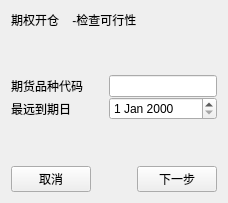
          <widget class="QWidget" name="open_check_feasibility_page">
           <layout class="QVBoxLayout" name="verticalLayout_8">
            <item>
             <widget class="QLabel" name="label">
              <property name="sizePolicy">
               <sizepolicy hsizetype="Preferred" vsizetype="Fixed">
                <horstretch>0</horstretch>
                <verstretch>0</verstretch>
               </sizepolicy>
              </property>
              <property name="text">
               <string>期权开仓    -检查可行性</string>
              </property>
             </widget>
            </item>
            <item>
             <spacer name="verticalSpacer_2">
              <property name="orientation">
               <enum>Qt::Vertical</enum>
              </property>
              <property name="sizeHint" stdset="0">
               <size>
                <width>20</width>
                <height>40</height>
               </size>
              </property>
             </spacer>
            </item>
            <item>
             <layout class="QGridLayout" name="gridLayout_3">
              <property name="verticalSpacing">
               <number>0</number>
              </property>
              <item row="0" column="0">
               <widget class="QLabel" name="label_5">
                <property name="text">
                 <string>期货品种代码</string>
                </property>
               </widget>
              </item>
              <item row="1" column="0">
               <widget class="QLabel" name="label_8">
                <property name="text">
                 <string>最远到期日</string>
                </property>
               </widget>
              </item>
              <item row="0" column="1">
               <widget class="QLineEdit" name="fvcode_lineEdit">
                <property name="sizePolicy">
                 <sizepolicy hsizetype="Fixed" vsizetype="Fixed">
                  <horstretch>0</horstretch>
                  <verstretch>0</verstretch>
                 </sizepolicy>
                </property>
               </widget>
              </item>
              <item row="1" column="1">
               <widget class="QDateEdit" name="furthest_date_due_dateEdit"/>
              </item>
             </layout>
            </item>
            <item>
             <spacer name="verticalSpacer">
              <property name="orientation">
               <enum>Qt::Vertical</enum>
              </property>
              <property name="sizeHint" stdset="0">
               <size>
                <width>20</width>
                <height>40</height>
               </size>
              </property>
             </spacer>
            </item>
            <item>
             <layout class="QHBoxLayout" name="horizontalLayout_8">
              <item>
               <widget class="QPushButton" name="cancel_pushButton_in_open_check_feasibility_page">
                <property name="text">
                 <string>取消</string>
                </property>
               </widget>
              </item>
              <item>
               <spacer name="horizontalSpacer_5">
                <property name="orientation">
                 <enum>Qt::Horizontal</enum>
                </property>
                <property name="sizeHint" stdset="0">
                 <size>
                  <width>40</width>
                  <height>20</height>
                 </size>
                </property>
               </spacer>
              </item>
              <item>
               <widget class="QPushButton" name="next_pushButton_in_open_check_feasibility_page">
                <property name="text">
                 <string>下一步</string>
                </property>
               </widget>
              </item>
             </layout>
            </item>
           </layout>
          </widget>
